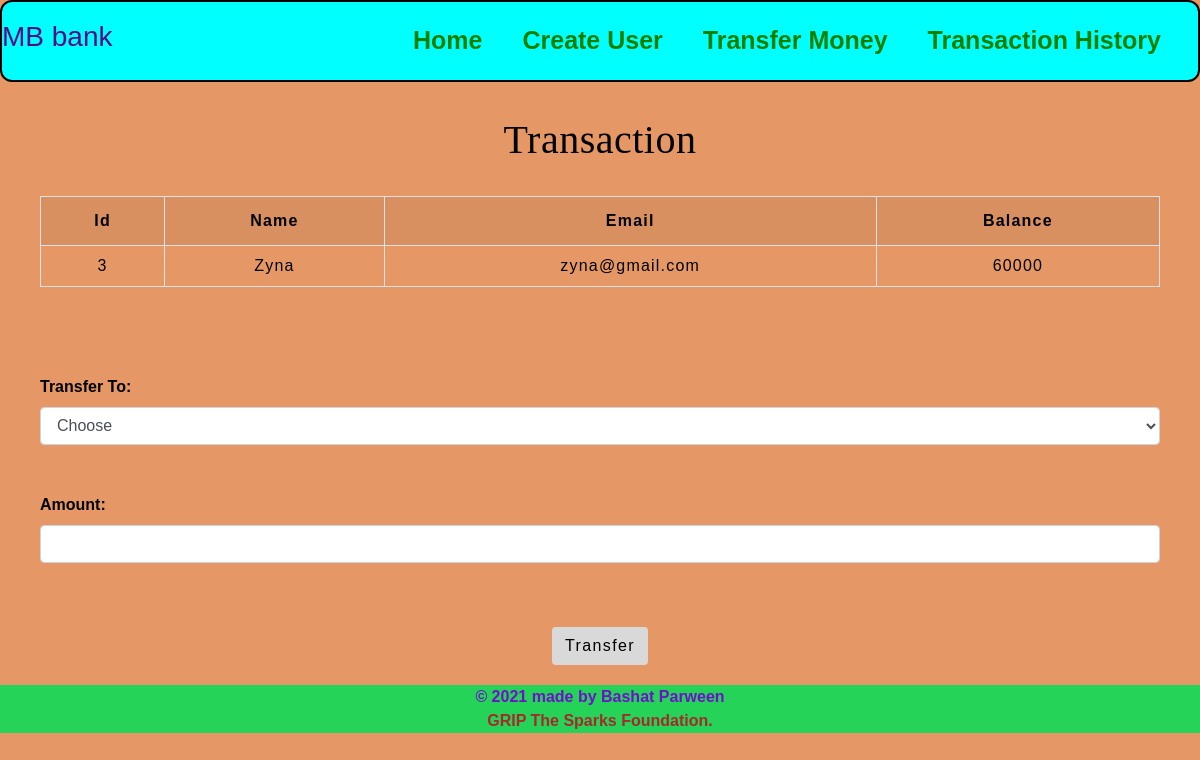
Screenshot of /uesrdetails.php?id=3 with the database file from the repository.
### tables this page shows
CREATE TABLE `users` (
    `id` int(3) NOT NULL,
    `name` text NOT NULL,
    `email` varchar(30) NOT NULL,
    `balance` int(8) NOT NULL
);

### uesrdetails.php (the view, shortened to what this page needs)
<!DOCTYPE html>
<html lang="en">
<head>
    <link rel="stylesheet" href="https://maxcdn.bootstrapcdn.com/bootstrap/4.0.0/css/bootstrap.min.css">
    <link rel="stylesheet" type="text/css" href="transfer.css">
    <link rel="stylesheet" type="text/css" href="style.css">
    <link rel="stylesheet" href="create-user.css">
</head>
<body style="background-color : #E59866 ;">
<nav class="navigation max-width-1 m-auto">
        <div class="main">
            <h3>MB bank</h3>
        </div>
        <div class="div-left">
            <ul>
                <li><a href="index.php">Home</a></li>
                <li><a href="#">Create User</a></li>
                <li><a href="transfer.php">Transfer Money</a></li>
                <li><a href="transaction.php">Transaction History</a></li>
            </ul>
        </div>
    </nav>
    <div class="container">
        <h2 class="text-center pt-4" style="color : black;">Transaction</h2>
        <?php
        include 'config.php';
        $sid = $_GET['id'];
        $sql = "SELECT * FROM  users where id=$sid";
        $result = mysqli_query($conn, $sql);
        $rows = mysqli_fetch_assoc($result);
        ?>
        <form method="post" name="tcredit" class="tabletext"><br>
            <div>
                <table class="table table-striped table-condensed table-bordered">
                    <tr style="color : black;">
                        <th class="text-center">Id</th>
                        <th class="text-center">Name</th>
                        <th class="text-center">Email</th>
                        <th class="text-center">Balance</th>
                    </tr>
                    <tr style="color : black;">
                        <td class="py-2"><?php echo $rows['id'] ?></td>
                        <td class="py-2"><?php echo $rows['name'] ?></td>
                        <td class="py-2"><?php echo $rows['email'] ?></td>
                        <td class="py-2"><?php echo $rows['balance'] ?></td>
                    </tr>
                </table>
            </div>
            <br><br><br>
            <label style="color : black;"><b>Transfer To:</b></label>
            <select name="to" class="form-control" required>
                <option value="" disabled selected>Choose</option>
            </select>
            <br>
            <br>
            <label style="color : black;"><b>Amount:</b></label>
            <input type="number" class="form-control" name="amount" required>
            <br><br>
            <div class="text-center">
                <button class="btn mt-3" name="submit" type="submit" id="myBtn">Transfer</button>
            </div>
        </form>
    </div>
    <div class="footer">
        <a href="" class="footer-link">&copy; 2021 made by Bashat Parween</a>
        <a href="" class="footer-tsf">GRIP The Sparks Foundation.</a>
    </div>
</body>
</html>

### transfer.css (style rules this page uses)
* { padding: 0; margin: 0; box-sizing: border-box; font-family: sans-serif; }
h2 { color: #990000; letter-spacing: 0.5px; font-family: raleway; font-size: 40px; text-align: center; }
table { letter-spacing: 1.2px; border-color: black; }
td { text-align: center; }
button { border:none; background: #eb6f6f; transition: 1s; }

### style.css (style rules this page uses)
.navigation { background-color: aqua; display: flex; justify-content: space-between; align-items: center; font-family: 'Franklin Gothic Medium', 'Arial Narrow', Arial, sans-serif; margin-top: 5px; border-radius: 12px; border: 2px solid black; color: rgb(84, 12, 136); }
.div-left { font-size: 30px; display: flex; font-weight: bold; }
.div-left ul { display: flex; align-items: center; margin: 0 17px; font-size: 25px; }
.div-left ul li { list-style: none; margin: 10px; padding: 10px; }
.div-left ul li a { text-decoration: none; color: green; }
.footer { height: 50%; background-color: rgb(37, 211, 89); display: flex; align-items: center; justify-content: center; color: black; flex-direction: column; margin-top: 10px; font-weight: bolder; }
.footer-link { color: rgb(113, 16, 204); text-decoration: none; }
.footer-tsf { color: brown; text-decoration: none; }

### create-user.css (style rules this page uses)
button,input { font-weight: 700; letter-spacing: 1.4px; }
.container { flex: 0 1 700px; width: 100%; margin: auto; padding: 10px; }
.text-center { text-align: center; }

### uesrdetails.php (style rules this page uses)
button { background: #d9d9d9; }

### rows the page displays
users: id "3", name "Zyna", email "zyna@gmail.com", balance "60000"
